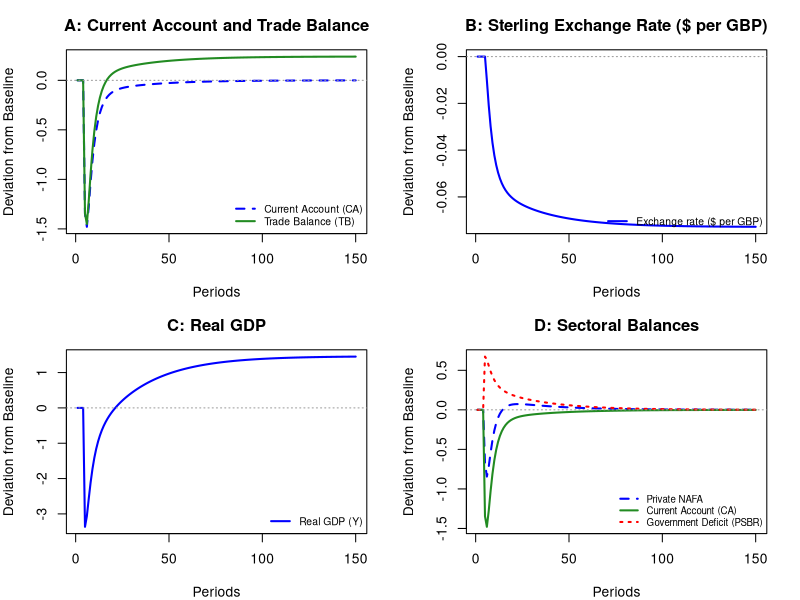
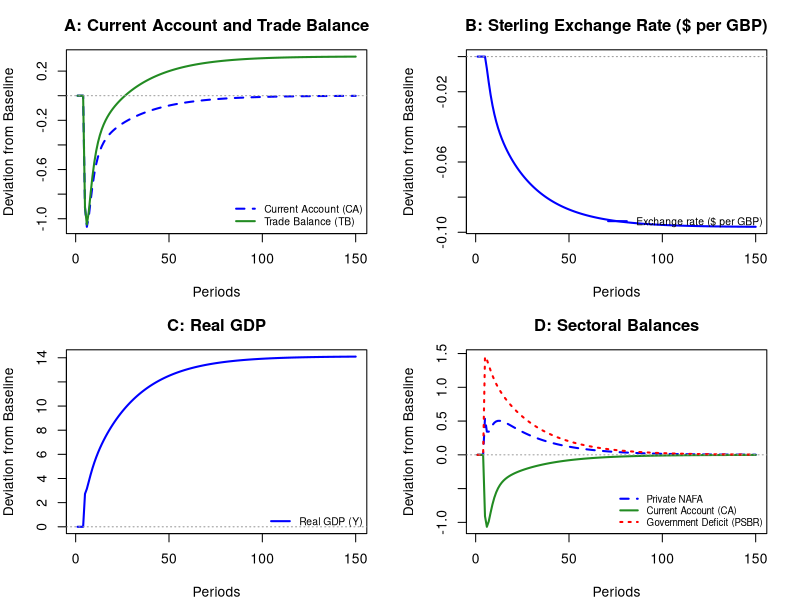
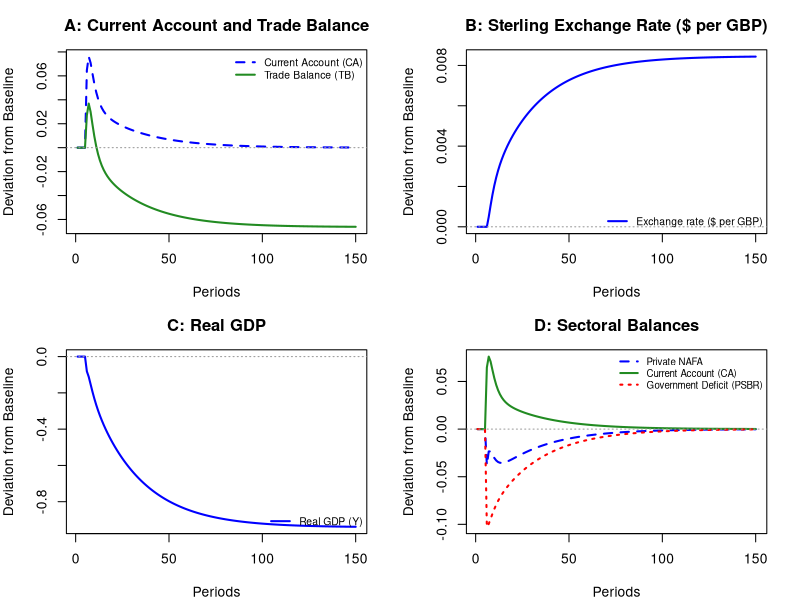
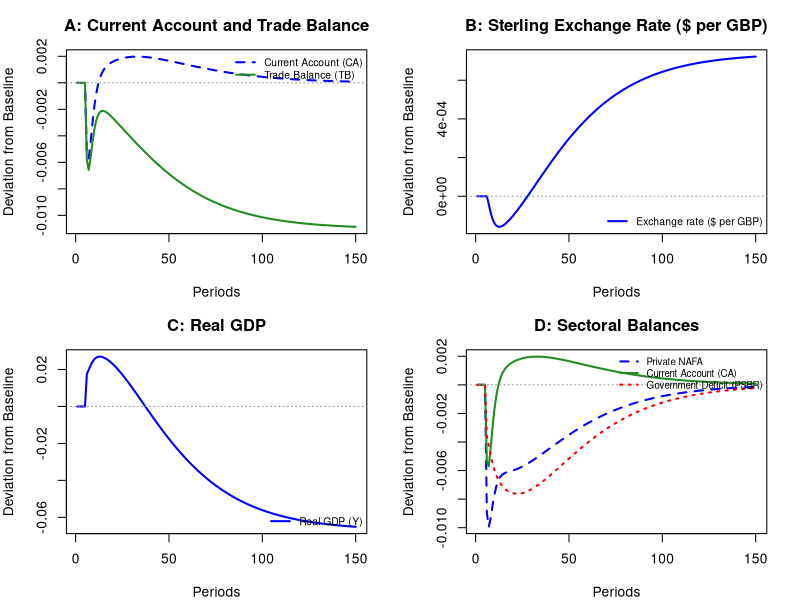
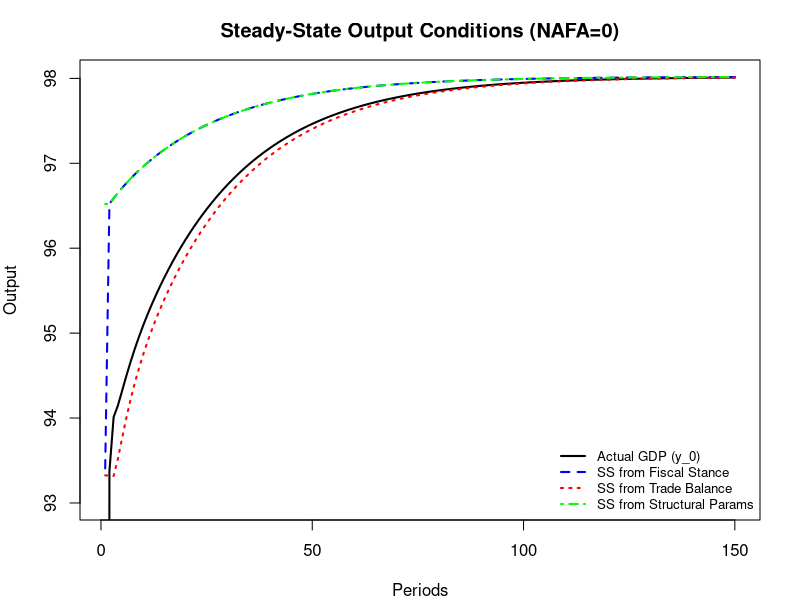
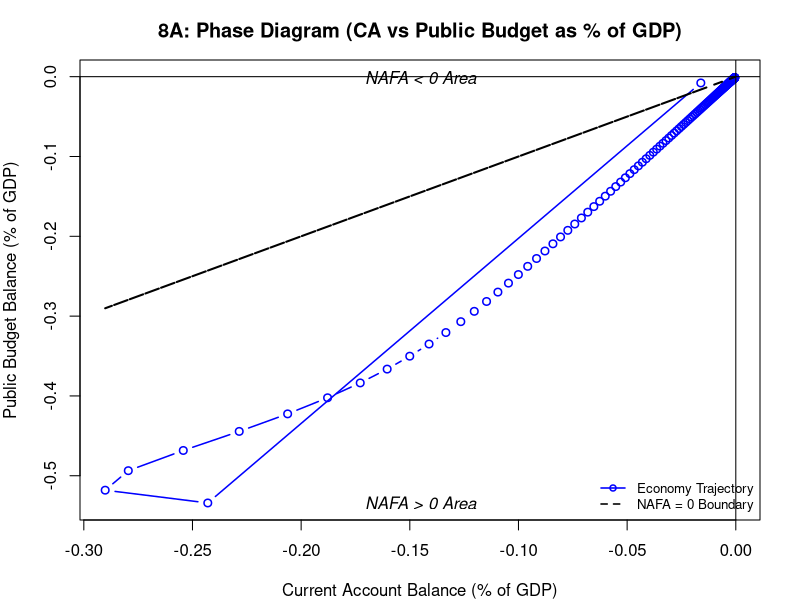

Write the R code that produced these figures, in order.
# =====================================================================
# OPENSIMPLEST: The Smallest SFC Open Economy Model
# =====================================================================
#
# This code translates into R the OPENSIMPLEST model originally developed in EViews by:
# Francesco Zezza (Sapienza University of Rome and Levy Economics Institute)
#
# Reference Working Paper:
# Zezza, F. (2026), "OPENSIMPLEST: The Smallest SFC Open Economy Model",
# Levy Economics Institute of Bard College, Working Paper No. 1105.
# Link to working paper and original EViews code:
# https://www.levyinstitute.org/wp-content/uploads/2026/01/wp_1105.pdf
#
# Structure follows the conventions of SFC models in R (Sim_a.R, Sim_b.R, PC.R, LP1.R)
# Created for ECON 530 / Research Methods II
# =====================================================================

# STEP 1: Clear the workspace
rm(list=ls(all=TRUE))

# PERIODS (i = 1 to 150)
nPeriods = 150

# SCENARIOS (j = 1 to 5)
# Scenario 1: Baseline (Steady State)
# Scenario 2: Step-fall in UK propensity to export (eps0 = -2.2 from period 5)
# Scenario 3: Increase in UK government spending (g = 18 from period 5)
# Scenario 4: Reduction in domestic interest rate (r = 0.029 from period 5)
# Scenario 5: Shift in liquidity preference towards foreign bills (lambda10 = 0.65, lambda20 = 0.3 from period 5)
nScenarios = 5

# =====================================================================
# STEP 2: PARAMETERS
# =====================================================================
alpha1        = 0.75     # Propensity to consume out of disposable income
alpha2        = 0.13333  # Propensity to consume out of wealth
theta         = 0.2      # Average tax rate on income
eps0_base     = -2.1     # Export equation constant term (baseline)
eps1          = 0.7      # Export elasticity with respect to exchange rate
eps2          = 1.2      # Export elasticity with respect to foreign income
mu0           = -2.1     # Import equation constant term
mu1           = 0.7      # Import elasticity with respect to exchange rate
mu2           = 1.2      # Import elasticity with respect to domestic income
lambda10_base = 0.7      # Portfolio share parameter: domestic bills (baseline)
lambda11      = 5.0      # Portfolio sensitivity to domestic interest rate (domestic bills)
lambda12      = 5.0      # Portfolio sensitivity to foreign interest rate (domestic bills)
lambda20_base = 0.25     # Portfolio share parameter: foreign bills (baseline)
lambda21      = 5.0      # Portfolio sensitivity to domestic interest rate (foreign bills)
lambda22      = 5.0      # Portfolio sensitivity to foreign interest rate (foreign bills)
phi           = 0.01     # Exchange rate adjustment speed parameter (CA-adjustment rule)

# =====================================================================
# STEP 3: VARIABLES AND MATRICES
# =====================================================================

# --- Exogenous Variables ---
# Government expenditure on goods and services
g = matrix(data=16.0, nrow=nScenarios, ncol=nPeriods)
# Domestic interest rate on government bills
r = matrix(data=0.03, nrow=nScenarios, ncol=nPeriods)
# Foreign interest rate
r_f = matrix(data=0.03, nrow=nScenarios, ncol=nPeriods)
# Foreign income (output of Rest of World)
y_f = matrix(data=80.0, nrow=nScenarios, ncol=nPeriods)

# --- Shock-Dependent Parameters (as matrices across scenarios and time) ---
eps0     = matrix(data=eps0_base, nrow=nScenarios, ncol=nPeriods)
lambda10 = matrix(data=lambda10_base, nrow=nScenarios, ncol=nPeriods)
lambda20 = matrix(data=lambda20_base, nrow=nScenarios, ncol=nPeriods)

# --- Endogenous Variables ---
# Output / GDP (income)
y = matrix(data=0.0, nrow=nScenarios, ncol=nPeriods)
# Household consumption (private expenditure)
pe = matrix(data=0.0, nrow=nScenarios, ncol=nPeriods)
# Regular disposable income (excluding capital gains)
yd_r = matrix(data=0.0, nrow=nScenarios, ncol=nPeriods)
# Haig-Simons disposable income (including exchange-rate capital gains)
yd_hs = matrix(data=0.0, nrow=nScenarios, ncol=nPeriods)
# Household net financial wealth
v = matrix(data=0.0, nrow=nScenarios, ncol=nPeriods)
# Tax revenue
t = matrix(data=0.0, nrow=nScenarios, ncol=nPeriods)
# Exports of goods and services
x = matrix(data=0.0, nrow=nScenarios, ncol=nPeriods)
# Imports of goods and services
im = matrix(data=0.0, nrow=nScenarios, ncol=nPeriods)
# Trade balance (exports - imports)
tb = matrix(data=0.0, nrow=nScenarios, ncol=nPeriods)
# Current account balance
ca = matrix(data=0.0, nrow=nScenarios, ncol=nPeriods)
# Nominal exchange rate (domestic currency per unit of foreign currency, GBP/USD)
xr = matrix(data=1.141, nrow=nScenarios, ncol=nPeriods)
# Net foreign asset position (NETFA / NIIP)
netfa = matrix(data=0.0, nrow=nScenarios, ncol=nPeriods)
# Domestic government bills held by households
b_p = matrix(data=87.100, nrow=nScenarios, ncol=nPeriods)
# Foreign bills held by domestic households (in foreign currency)
bw_p = matrix(data=21.775, nrow=nScenarios, ncol=nPeriods)
# Total supply of domestic government bills
b_s = matrix(data=144.977, nrow=nScenarios, ncol=nPeriods)
# Foreign holdings of domestic government bills
b_w = matrix(data=24.668, nrow=nScenarios, ncol=nPeriods)
# Domestic bills held by the central bank
b_cb = matrix(data=0.0, nrow=nScenarios, ncol=nPeriods)
# Money balances held by households (cash demand)
h_p = matrix(data=0.0, nrow=nScenarios, ncol=nPeriods)
# Money supply (high-powered money)
h_s = matrix(data=0.0, nrow=nScenarios, ncol=nPeriods)
# Central bank profits
f_cb = matrix(data=0.0, nrow=nScenarios, ncol=nPeriods)
# Public Sector Borrowing Requirement (government deficit)
psbr = matrix(data=0.0, nrow=nScenarios, ncol=nPeriods)
# Net Acquisition of Financial Assets by private sector (NAFA)
nafa = matrix(data=0.0, nrow=nScenarios, ncol=nPeriods)
# Sectoral balance consistency check (NAFA - PSBR - CA = 0)
sectoral_check = matrix(data=0.0, nrow=nScenarios, ncol=nPeriods)

# =====================================================================
# STEP 4: INITIAL CONDITIONS (PERIOD 1 CALIBRATION)
# =====================================================================
for (j in 1:nScenarios){
  xr[j,1]    = 1.141
  b_p[j,1]   = 87.100
  bw_p[j,1]  = 21.775
  b_s[j,1]   = 144.977
  b_w[j,1]   = 24.668
  # Net Foreign Assets (NETFA) identity
  netfa[j,1] = bw_p[j,1] * xr[j,1] - b_w[j,1]
  # Wealth identity: v = b_s + netfa ensures h_p = h_s
  v[j,1]     = b_s[j,1] + netfa[j,1]
  # Household money from balance sheet identity
  h_p[j,1]   = v[j,1] - b_p[j,1] - bw_p[j,1] * xr[j,1]
  # Central bank holdings and money supply from its balance sheet
  b_cb[j,1]  = b_s[j,1] - b_p[j,1] - b_w[j,1]
  h_s[j,1]   = b_cb[j,1]
  f_cb[j,1]  = 0
  psbr[j,1]  = 0
  ca[j,1]    = 0
  nafa[j,1]  = 0
  sectoral_check[j,1] = 0
}

# =====================================================================
# STEP 5: MODEL SIMULATION (SCENARIOS & GAUSS-SEIDEL ITERATIONS)
# =====================================================================
for (j in 1:nScenarios){

  # Define time loop
  for (i in 2:nPeriods){

    # -----------------------------------------------------------------
    # Define alternative scenarios (shocks applied from period 5 onwards)
    # -----------------------------------------------------------------
    # Scenario 2: Step-fall in export competitiveness (residual parameter eps0)
    if (j == 2 && i >= 5){
      eps0[2,i] = -2.2
    }
    
    # Scenario 3: Permanent increase in government spending (+2 units)
    if (j == 3 && i >= 5){
      g[3,i] = 18.0
    }
    
    # Scenario 4: Reduction in domestic interest rate (-0.1 percentage point)
    if (j == 4 && i >= 5){
      r[4,i] = 0.029
    }
    
    # Scenario 5: Portfolio reallocation towards foreign bills
    if (j == 5 && i >= 5){
      lambda10[5,i] = 0.65
      lambda20[5,i] = 0.30
    }

    # -----------------------------------------------------------------
    # Exchange rate predetermined adjustment rule (Eq. 22)
    # The nominal exchange rate adjusts gradually to lagged CA imbalances
    # -----------------------------------------------------------------
    xr[j,i] = xr[j,i-1] + phi * (-ca[j,i-1])
    d_xr    = xr[j,i] - xr[j,i-1]

    # Initial guess for income/output
    y[j,i] = if (y[j,i-1] > 0) y[j,i-1] else 80.0

    # -----------------------------------------------------------------
    # Gauss-Seidel iterations for within-period convergence
    # -----------------------------------------------------------------
    for (iterations in 1:100){

      # --- External Trade Block ---
      # 8. Exports of goods and services
      x[j,i] = exp(eps0[j,i] + eps1 * log(xr[j,i-1]) + eps2 * log(y_f[j,i]))
      
      # 9. Imports of goods and services
      im[j,i] = exp(mu0 - mu1 * log(xr[j,i-1]) + mu2 * log(pmax(y[j,i], 1e-6)))
      
      # 10. Trade balance
      tb[j,i] = x[j,i] - im[j,i]
      
      # 11. Current account balance (trade balance + net cross-border interest flows)
      ca[j,i] = tb[j,i] + (r_f[j,i-1] * bw_p[j,i-1] * xr[j,i] - r[j,i-1] * b_w[j,i-1])
      
      # 12. External position (Net Foreign Assets, NETFA, from CA + valuation gains)
      netfa[j,i] = netfa[j,i-1] + ca[j,i] + d_xr * bw_p[j,i-1]

      # --- Income, Wealth, and Fiscal Block ---
      # 1. Regular disposable income (excluding capital gains)
      yd_r[j,i] = y[j,i] + (r[j,i-1] * b_p[j,i-1] + r_f[j,i-1] * bw_p[j,i-1] * xr[j,i]) - t[j,i]
      
      # 2. Haig-Simons disposable income (including valuation gains on foreign assets)
      yd_hs[j,i] = yd_r[j,i] + d_xr * bw_p[j,i-1]
      
      # 6. Household consumption (private expenditure)
      pe[j,i] = alpha1 * yd_hs[j,i] + alpha2 * v[j,i-1]
      
      # 5. Income / Output determination (GDP)
      y[j,i] = pe[j,i] + g[j,i] + x[j,i] - im[j,i]
      
      # 4. Tax revenue
      t[j,i] = theta * (y[j,i] + r[j,i-1] * b_p[j,i-1] + r_f[j,i-1] * bw_p[j,i-1] * xr[j,i])
      
      # 3. Household wealth accumulation
      v[j,i] = v[j,i-1] + yd_hs[j,i] - pe[j,i]

      # --- Portfolio Allocation Block (Tobin Asset Demands) ---
      # 14. Demand for domestic bills
      b_p[j,i] = v[j,i] * (lambda10[j,i] + lambda11 * r[j,i] - lambda12 * r_f[j,i])
      
      # 15. Demand for foreign bills (in foreign currency units)
      bw_p[j,i] = v[j,i] * (lambda20[j,i] - lambda21 * r[j,i] + lambda22 * r_f[j,i]) / xr[j,i]
      
      # 13. Foreign demand for domestic government bills (from Balance Sheet Matrix)
      b_w[j,i] = bw_p[j,i] * xr[j,i] - netfa[j,i]
      
      # 16. Demand for money (determined residually to close household portfolio)
      h_p[j,i] = v[j,i] - b_p[j,i] - bw_p[j,i] * xr[j,i]

      # --- Central Bank and Government Block ---
      # 17. Central bank profits (interest received on bill holdings, rebated to gov)
      f_cb[j,i] = r[j,i-1] * b_cb[j,i-1]
      
      # 20. Public Sector Borrowing Requirement (PSBR, government deficit)
      psbr[j,i] = g[j,i] + r[j,i-1] * b_s[j,i-1] - t[j,i] - f_cb[j,i]
      
      # 21. Total supply of domestic government bills
      b_s[j,i] = b_s[j,i-1] + psbr[j,i]
      
      # 18. Central bank holding of domestic bills (residual purchaser of public debt)
      b_cb[j,i] = b_s[j,i] - b_p[j,i] - b_w[j,i]
      
      # 19. Money supply (high-powered money, closes CB balance sheet)
      h_s[j,i] = b_cb[j,i]

      # --- Identities & Consistency Checks ---
      # 7. Private sector Net Acquisition of Financial Assets (NAFA)
      nafa[j,i] = psbr[j,i] + ca[j,i]
      
      # Sectoral balance consistency check (should identically equal zero)
      sectoral_check[j,i] = nafa[j,i] - psbr[j,i] - ca[j,i]

    } # End iterations
  }   # End time
}     # End scenarios

# =====================================================================
# STEP 6: CONSISTENCY CHECKS
# =====================================================================
# Check 1: Sectoral Balances identity (NAFA - PSBR - CA = 0)
max_sec_err = max(abs(sectoral_check))
cat("Maximum Sectoral Balance error (NAFA - PSBR - CA):", max_sec_err, "\n")

# Check 2: Balance Sheet / Money Market identity (H_p - H_s = 0)
max_h_err = max(abs(h_p - h_s))
cat("Maximum Money Market error (H_p - H_s):", max_h_err, "\n")

# =====================================================================
# STEP 7: GRAPHICAL OUTPUT (REPLICATING FIGURES FROM WORKING PAPER)
# =====================================================================

# Time index for plotting (periods 1 to 150)
time_axis = 1:nPeriods

# ---------------------------------------------------------------------
# Figure 2: Effect of a Step-Fall in UK Propensity to Export (Scenario 2 vs Baseline)
# Replicating Figure 2 in paper (and fig1 in EViews code)
# ---------------------------------------------------------------------
par(mfrow=c(2,2), mar=c(4,4,3,2))

# Panel A: Current Account and Trade Balance
plot(time_axis, ca[2,] - ca[1,], type="l", col="blue", lty=2, lwd=2,
     main="A: Current Account and Trade Balance", xlab="Periods", ylab="Deviation from Baseline",
     ylim=range(c(ca[2,] - ca[1,], tb[2,] - tb[1,])))
lines(time_axis, tb[2,] - tb[1,], col="forestgreen", lty=1, lwd=2)
abline(h=0, col="gray60", lty=3)
legend("bottomright", legend=c("Current Account (CA)", "Trade Balance (TB)"),
       col=c("blue", "forestgreen"), lty=c(2,1), lwd=2, bty="n", cex=0.75)

# Panel B: Sterling Exchange Rate ($ per GBP)
plot(time_axis, (1/xr[2,]) - (1/xr[1,]), type="l", col="blue", lty=1, lwd=2,
     main="B: Sterling Exchange Rate ($ per GBP)", xlab="Periods", ylab="Deviation from Baseline")
abline(h=0, col="gray60", lty=3)
legend("bottomright", legend=c("Exchange rate ($ per GBP)"),
       col="blue", lty=1, lwd=2, bty="n", cex=0.75)

# Panel C: Real GDP
plot(time_axis, y[2,] - y[1,], type="l", col="blue", lty=1, lwd=2,
     main="C: Real GDP", xlab="Periods", ylab="Deviation from Baseline")
abline(h=0, col="gray60", lty=3)
legend("bottomright", legend=c("Real GDP (Y)"),
       col="blue", lty=1, lwd=2, bty="n", cex=0.75)

# Panel D: Sectoral Balances
plot(time_axis, nafa[2,] - nafa[1,], type="l", col="blue", lty=2, lwd=2,
     main="D: Sectoral Balances", xlab="Periods", ylab="Deviation from Baseline",
     ylim=range(c(nafa[2,] - nafa[1,], ca[2,] - ca[1,], psbr[2,] - psbr[1,])))
lines(time_axis, ca[2,] - ca[1,], col="forestgreen", lty=1, lwd=2)
lines(time_axis, psbr[2,] - psbr[1,], col="red", lty=3, lwd=2)
abline(h=0, col="gray60", lty=3)
legend("bottomright", legend=c("Private NAFA", "Current Account (CA)", "Government Deficit (PSBR)"),
       col=c("blue", "forestgreen", "red"), lty=c(2,1,3), lwd=2, bty="n", cex=0.7)

# Reset graphics layout
par(mfrow=c(1,1))

# ---------------------------------------------------------------------
# Figure 3: Effect of an Increase in UK Government Spending (Scenario 3 vs Baseline)
# Replicating Figure 3 in paper (and fig2 in EViews code)
# ---------------------------------------------------------------------
par(mfrow=c(2,2), mar=c(4,4,3,2))

# Panel A: Current Account and Trade Balance
plot(time_axis, ca[3,] - ca[1,], type="l", col="blue", lty=2, lwd=2,
     main="A: Current Account and Trade Balance", xlab="Periods", ylab="Deviation from Baseline",
     ylim=range(c(ca[3,] - ca[1,], tb[3,] - tb[1,])))
lines(time_axis, tb[3,] - tb[1,], col="forestgreen", lty=1, lwd=2)
abline(h=0, col="gray60", lty=3)
legend("bottomright", legend=c("Current Account (CA)", "Trade Balance (TB)"),
       col=c("blue", "forestgreen"), lty=c(2,1), lwd=2, bty="n", cex=0.75)

# Panel B: Sterling Exchange Rate ($ per GBP)
plot(time_axis, (1/xr[3,]) - (1/xr[1,]), type="l", col="blue", lty=1, lwd=2,
     main="B: Sterling Exchange Rate ($ per GBP)", xlab="Periods", ylab="Deviation from Baseline")
abline(h=0, col="gray60", lty=3)
legend("bottomright", legend=c("Exchange rate ($ per GBP)"),
       col="blue", lty=1, lwd=2, bty="n", cex=0.75)

# Panel C: Real GDP
plot(time_axis, y[3,] - y[1,], type="l", col="blue", lty=1, lwd=2,
     main="C: Real GDP", xlab="Periods", ylab="Deviation from Baseline")
abline(h=0, col="gray60", lty=3)
legend("bottomright", legend=c("Real GDP (Y)"),
       col="blue", lty=1, lwd=2, bty="n", cex=0.75)

# Panel D: Sectoral Balances
plot(time_axis, nafa[3,] - nafa[1,], type="l", col="blue", lty=2, lwd=2,
     main="D: Sectoral Balances", xlab="Periods", ylab="Deviation from Baseline",
     ylim=range(c(nafa[3,] - nafa[1,], ca[3,] - ca[1,], psbr[3,] - psbr[1,])))
lines(time_axis, ca[3,] - ca[1,], col="forestgreen", lty=1, lwd=2)
lines(time_axis, psbr[3,] - psbr[1,], col="red", lty=3, lwd=2)
abline(h=0, col="gray60", lty=3)
legend("bottomright", legend=c("Private NAFA", "Current Account (CA)", "Government Deficit (PSBR)"),
       col=c("blue", "forestgreen", "red"), lty=c(2,1,3), lwd=2, bty="n", cex=0.7)

# Reset graphics layout
par(mfrow=c(1,1))

# ---------------------------------------------------------------------
# Figure 4: Effect of a Reduction in UK Interest Rate of 0.1% (Scenario 4 vs Baseline)
# Replicating Figure 4 in paper (and fig3 in EViews code)
# ---------------------------------------------------------------------
par(mfrow=c(2,2), mar=c(4,4,3,2))

# Panel A: Current Account and Trade Balance
plot(time_axis, ca[4,] - ca[1,], type="l", col="blue", lty=2, lwd=2,
     main="A: Current Account and Trade Balance", xlab="Periods", ylab="Deviation from Baseline",
     ylim=range(c(ca[4,] - ca[1,], tb[4,] - tb[1,])))
lines(time_axis, tb[4,] - tb[1,], col="forestgreen", lty=1, lwd=2)
abline(h=0, col="gray60", lty=3)
legend("topright", legend=c("Current Account (CA)", "Trade Balance (TB)"),
       col=c("blue", "forestgreen"), lty=c(2,1), lwd=2, bty="n", cex=0.75)

# Panel B: Sterling Exchange Rate ($ per GBP)
plot(time_axis, (1/xr[4,]) - (1/xr[1,]), type="l", col="blue", lty=1, lwd=2,
     main="B: Sterling Exchange Rate ($ per GBP)", xlab="Periods", ylab="Deviation from Baseline")
abline(h=0, col="gray60", lty=3)
legend("bottomright", legend=c("Exchange rate ($ per GBP)"),
       col="blue", lty=1, lwd=2, bty="n", cex=0.75)

# Panel C: Real GDP
plot(time_axis, y[4,] - y[1,], type="l", col="blue", lty=1, lwd=2,
     main="C: Real GDP", xlab="Periods", ylab="Deviation from Baseline")
abline(h=0, col="gray60", lty=3)
legend("bottomright", legend=c("Real GDP (Y)"),
       col="blue", lty=1, lwd=2, bty="n", cex=0.75)

# Panel D: Sectoral Balances
plot(time_axis, nafa[4,] - nafa[1,], type="l", col="blue", lty=2, lwd=2,
     main="D: Sectoral Balances", xlab="Periods", ylab="Deviation from Baseline",
     ylim=range(c(nafa[4,] - nafa[1,], ca[4,] - ca[1,], psbr[4,] - psbr[1,])))
lines(time_axis, ca[4,] - ca[1,], col="forestgreen", lty=1, lwd=2)
lines(time_axis, psbr[4,] - psbr[1,], col="red", lty=3, lwd=2)
abline(h=0, col="gray60", lty=3)
legend("topright", legend=c("Private NAFA", "Current Account (CA)", "Government Deficit (PSBR)"),
       col=c("blue", "forestgreen", "red"), lty=c(2,1,3), lwd=2, bty="n", cex=0.7)

# Reset graphics layout
par(mfrow=c(1,1))

# ---------------------------------------------------------------------
# Figure 5: Effect of a Change in UK Private Sector Preference for Foreign Bills
# (Scenario 5 vs Baseline, replicating Figure 5 in paper / fig4 in EViews)
# ---------------------------------------------------------------------
par(mfrow=c(2,2), mar=c(4,4,3,2))

# Panel A: Current Account and Trade Balance
plot(time_axis, ca[5,] - ca[1,], type="l", col="blue", lty=2, lwd=2,
     main="A: Current Account and Trade Balance", xlab="Periods", ylab="Deviation from Baseline",
     ylim=range(c(ca[5,] - ca[1,], tb[5,] - tb[1,])))
lines(time_axis, tb[5,] - tb[1,], col="forestgreen", lty=1, lwd=2)
abline(h=0, col="gray60", lty=3)
legend("topright", legend=c("Current Account (CA)", "Trade Balance (TB)"),
       col=c("blue", "forestgreen"), lty=c(2,1), lwd=2, bty="n", cex=0.75)

# Panel B: Sterling Exchange Rate ($ per GBP)
plot(time_axis, (1/xr[5,]) - (1/xr[1,]), type="l", col="blue", lty=1, lwd=2,
     main="B: Sterling Exchange Rate ($ per GBP)", xlab="Periods", ylab="Deviation from Baseline")
abline(h=0, col="gray60", lty=3)
legend("bottomright", legend=c("Exchange rate ($ per GBP)"),
       col="blue", lty=1, lwd=2, bty="n", cex=0.75)

# Panel C: Real GDP
plot(time_axis, y[5,] - y[1,], type="l", col="blue", lty=1, lwd=2,
     main="C: Real GDP", xlab="Periods", ylab="Deviation from Baseline")
abline(h=0, col="gray60", lty=3)
legend("bottomright", legend=c("Real GDP (Y)"),
       col="blue", lty=1, lwd=2, bty="n", cex=0.75)

# Panel D: Sectoral Balances
plot(time_axis, nafa[5,] - nafa[1,], type="l", col="blue", lty=2, lwd=2,
     main="D: Sectoral Balances", xlab="Periods", ylab="Deviation from Baseline",
     ylim=range(c(nafa[5,] - nafa[1,], ca[5,] - ca[1,], psbr[5,] - psbr[1,])))
lines(time_axis, ca[5,] - ca[1,], col="forestgreen", lty=1, lwd=2)
lines(time_axis, psbr[5,] - psbr[1,], col="red", lty=3, lwd=2)
abline(h=0, col="gray60", lty=3)
legend("topright", legend=c("Private NAFA", "Current Account (CA)", "Government Deficit (PSBR)"),
       col=c("blue", "forestgreen", "red"), lty=c(2,1,3), lwd=2, bty="n", cex=0.7)

# Reset graphics layout
par(mfrow=c(1,1))

# =====================================================================
# STEADY-STATE CONDITIONS CHECK (NAFA = 0) - BASELINE SCENARIO (_0)
# =====================================================================

# 1. Extract Baseline Scenario (Row 1) variables directly from the matrices
g_0 <- g[1, ]
r_0 <- r[1, ]
r_f_0 <- r_f[1, ]
b_p_0 <- b_p[1, ]
b_w_0 <- b_w[1, ]
bw_p_0 <- bw_p[1, ]
xr_0 <- xr[1, ]
y_f_0 <- y_f[1, ]
v_0 <- v[1, ]
netfa_0 <- netfa[1, ]
eps0_0 <- eps0[1, ]
lambda10_0 <- lambda10[1, ]
lambda20_0 <- lambda20[1, ]
y_0 <- y[1, ]
ca_0 <- ca[1, ]
psbr_0 <- psbr[1, ]

# 2. Compute the steady-state analytical conditions using base R vector arithmetic
# Steady-state output derived from the Fiscal Stance (PSBR = 0)
y_star_fiscal <- (g_0 + r_0*(b_p_0 + b_w_0))/theta - r_0*b_p_0 - r_f_0*bw_p_0*xr_0

# Steady-state output derived from the Export Performance Ratio (CA = 0)
y_star_trade <- ((exp(eps0_0 + eps1*log(xr_0) + eps2*log(y_f_0)) + r_f_0*bw_p_0*xr_0 - r_0*b_w_0) / 
                   (exp(mu0) * xr_0^(-mu1))) ^ (1/mu2)

# Steady-state output derived from structural portfolio parameters
lambda_p <- lambda10_0 + lambda11*r_0 - lambda12*r_f_0
lambda_w <- lambda20_0 - lambda21*r_0 + lambda22*r_f_0
y_star_exog <- g_0/theta + v_0 * ((r_0*(lambda_p + lambda_w))/theta - r_0*lambda_p - r_f_0*lambda_w) - (r_0*netfa_0)/theta

# Phase Diagram Scaling Variables (% of GDP)
ca_pct <- (ca_0 / y_0) * 100
pub_budget_pct <- (-psbr_0 / y_0) * 100
nafa_zero_line <- ca_pct # 45-degree boundary line (Y = X)

time_axis <- 1:nPeriods

# ---------------------------------------------------------------------
# Plot 1: Steady-State Convergence (Output) 
# ---------------------------------------------------------------------
plot(time_axis, y_0, type="l", col="black", lty=1, lwd=2,
     main="Steady-State Output Conditions (NAFA=0)",
     xlab="Periods", ylab="Output",
     ylim=c(93, max(c(y_0, y_star_fiscal, y_star_trade, y_star_exog), na.rm=TRUE)))

lines(time_axis, y_star_fiscal, col="blue", lty=2, lwd=2)
lines(time_axis, y_star_trade, col="red", lty=3, lwd=2)
lines(time_axis, y_star_exog, col="green", lty=4, lwd=2)

legend("bottomright", 
       legend=c("Actual GDP (y_0)", "SS from Fiscal Stance", 
                "SS from Trade Balance", "SS from Structural Params"),
       col=c("black", "blue", "red", "green"), 
       lty=c(1, 2, 3, 4), lwd=2, bty="n", cex=0.8)

# ---------------------------------------------------------------------
# Plot 2: XY Phase Diagram (CA vs Public Budget Scaled as % of GDP)
# ---------------------------------------------------------------------
# Calculate dynamic text coordinates for NAFA zones
text_x_pos_min <- min(ca_pct, na.rm = TRUE) * 0.5
text_y_pos_min <- min(pub_budget_pct, na.rm = TRUE) #* 0.5
text_x_pos_max <- text_x_pos_min#max(ca_pct, na.rm = TRUE) * #-0.5
text_y_pos_max <- max(pub_budget_pct, na.rm = TRUE) #* 0.75

# Initialize plot with trajectory path and circles
plot(ca_pct, pub_budget_pct, type="b", pch=1, col="blue", lwd=1.5,
     main="8A: Phase Diagram (CA vs Public Budget as % of GDP)",
     xlab="Current Account Balance (% of GDP)",
     ylab="Public Budget Balance (% of GDP)",
     xlim=range(c(ca_pct, -max(abs(ca_pct))), na.rm=TRUE),
     ylim=range(c(pub_budget_pct, nafa_zero_line, -max(abs(pub_budget_pct))), na.rm=TRUE))

# Add 0-lines for X and Y axes
abline(h=0, col="black", lwd=1)
abline(v=0, col="black", lwd=1)

# Add 45-degree NAFA=0 Boundary line (Y = X)
lines(ca_pct, nafa_zero_line, col="black", lty=2, lwd=2)

# Floating text annotations for NAFA areas
text(x = text_x_pos_max, y = text_y_pos_max, labels = "NAFA < 0 Area", font = 3)
text(x = text_x_pos_min, y = text_y_pos_min, labels = "NAFA > 0 Area", font = 3)

legend("bottomright", 
       legend=c("Economy Trajectory", "NAFA = 0 Boundary"),
       col=c("blue", "black"), 
       lty=c(1, 2), pch=c(1, NA), lwd=1.5, bty="n", cex=0.8)
